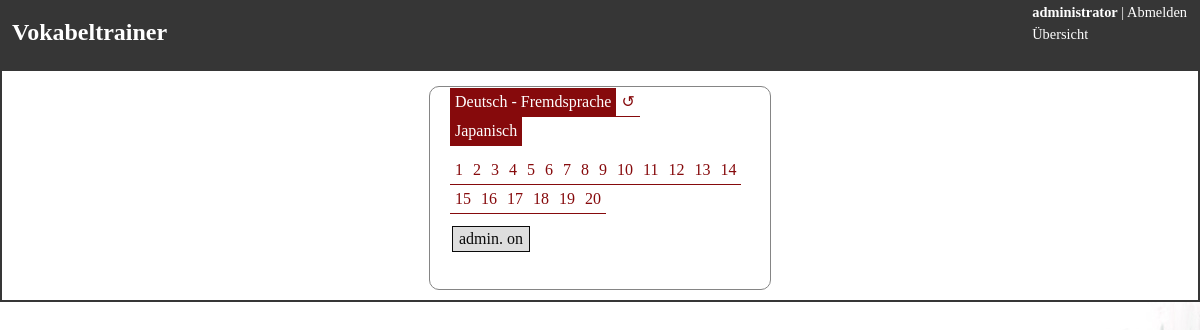
The page /learner/index.php?setLang=1 (signed in) on the database its author committed.
### tables this page shows
CREATE TABLE `vokabeln_sprachauswahl` (
  `id` int(11) NOT NULL,
  `timestamp` timestamp NOT NULL DEFAULT CURRENT_TIMESTAMP ON UPDATE CURRENT_TIMESTAMP,
  `sprach_name` varchar(100) NOT NULL
);

CREATE TABLE `vokabelkategorien` (
  `id` int(11) NOT NULL,
  `timestamp` timestamp NOT NULL DEFAULT CURRENT_TIMESTAMP ON UPDATE CURRENT_TIMESTAMP,
  `kat_name` varchar(100) NOT NULL,
  `sprach_id` int(11) NOT NULL,
  `lektion_nr` int(11) NOT NULL
);

### includes/objekt/mysql.class.php (called while the page is built, shortened)
<?php
class Sql
{
    function connectToDBNewWay()
    {
        try {
            $dbname = $this->getDBName();
            $db = new PDO(
                "mysql:host=localhost;dbname=$dbname", "62_flathacksql1", "12141214", array(PDO::MYSQL_ATTR_INIT_COMMAND => "SET NAMES utf8")
            );
        } catch (Exception $e) {
            $css = '<link href="/flatnet2/css/error.css" type="text/css" rel="stylesheet" />';
            $errorText = "<p class='info'>Datenbank Error</p>";
            $bild = "<img src='/flatnet2/images/fehler/grund.PNG' name='' alt='DatenbankError'>";
            $errorBeschreibung = "<p>Quggan traurig, Quaggan kann die Datenbank nicht finden, nur Errors.</p>";
            die(
                "<body><div><div class='wrapper'>"
                . $css
                . $errorText
                . $bild
                . $errorBeschreibung
                . "</div></div></body></html>"
            );
        }
        return $db;
    }
    function getDBName()
    {
        $name = "62_flathacksql1";
        return $name;
    }
    function getObjektInfo(string $query)
    {
        $db = $this->connectToDBNewWay();
        $stmt = $db->query($query);
        $results = $stmt->fetchAll(PDO::FETCH_OBJ);
        return $results;
    }
    function sqlselect(string $query)
    {
        $results = $this->getObjektInfo($query);
        return $results;
    }
}
?>

### includes/objekt/functions.class.php (called while the page is built, shortened)
<?php
require 'mysql.class.php';
class Functions extends Sql
{
    public function getUserID($username)
    {
        $userInfo = $this->sqlselect("SELECT id, Name FROM benutzer WHERE Name = '$username' LIMIT 1");
        if (isset($userInfo[0]->id)) {
            $userID = $userInfo[0]->id;
        } else {
            $userID = 0;
        }
        return $userID;
    }
    public function userHasRight($id, $user)
    {
        if ($user == 0) {
            $user = $this->getUserID($_SESSION['username']);
        }
        $query = "SELECT besitzer, right_id FROM rights WHERE besitzer = $user AND right_id = $id LIMIT 1";
        $userHasRight = $this->sqlselect($query);
        if (isset($userHasRight[0]->besitzer) and isset($userHasRight[0]->right_id)) {
            if ($userHasRight[0]->besitzer == $user and $userHasRight[0]->right_id == $id) {
                return true;
            } else {
                return false;
            }
        } else {
            return false;
        }
    }
}

### includes/learner.class.php (the view, shortened to what this page needs)
<?php
require 'objekt/functions.class.php';
class Learner extends Functions
{
    function newheader()
    {
        echo '<link href="/flatnet2/css/style.css" type="text/css" rel="stylesheet" />';
        echo "<header class='header'>";
        echo "<div class='userInfo'>";
        if (isset($_SESSION["username"])) {
            echo "<p><strong><a href='/flatnet2/usermanager/usermanager.php'>" . $_SESSION['username'] . "</a></strong> | ";
            echo "<a href='/flatnet2/includes/logout.php'> Abmelden </a></p>";
            echo "<ul>";
            if ($this->userHasRight(36, 0) == true) {
                echo "<li><a href='/flatnet2/uebersicht.php'>&Uuml;bersicht </a></li>";
            } else {
                echo "<li><a href='/flatnet2/informationen/impressum.php'>Impressum</a></li>";
            }
            echo "</ul>";
        } else {
            echo "<p></p>";
        }
        echo "</div>";
        echo "<div id='ueberschrift'>";
            echo "<h1><a href='/flatnet2/learner/index.php'>Vokabeltrainer</a></h1>";
        echo "</div>";
        echo "</header>";
    }
    function learnerWelcome()
    {
        echo "<div class='VokUebung'>";
        $this->uebungsSelector();
        $getsprachen = $this->getObjektInfo("SELECT * FROM vokabeln_sprachauswahl");
        echo "<ul class='finanzNAV'>";
        for ($i = 0; $i < sizeof($getsprachen); $i++) {
            echo "<li";
            if (isset($_SESSION['language'])) {
                if ($_SESSION['language'] == $getsprachen[$i]->id) {
                    echo " id=selected ";
                }
            }
            echo">";
                echo "<a href='?setLang=".$getsprachen[$i]->id."'>" . $getsprachen[$i]->sprach_name . "</a>";
            echo "</li>";
        }
        echo "</ul>";
        $this->showLang();
        $this->csvImport();
        echo "</div>";
    }
    function uebungsSelector()
    {
        echo "<div class=''><ul class='finanzNAV'>";
        echo "<li";
        if ($_SESSION['LangDiff'] == 0) {
            echo " id='selected' ";
        }
        if ($_SESSION['LangDiff'] == 1) {
            echo"><a href='?setLangDiff=0'>&#8634;</a></li>";
        } else {
            echo "><a href='?setLangDiff=0'>Deutsch - Fremdsprache</a></li>";
        }
        echo "<li";
        if ($_SESSION['LangDiff'] == 1) {
            echo " id='selected' ";
        }
        if ($_SESSION['LangDiff'] == 0) {
            echo"><a href='?setLangDiff=1'>&#8634;</a></li>";
        } else {
            echo"><a href='?setLangDiff=1'>Fremdsprache - Deutsch</a></li>";
        }
        echo "</ul></div>";
    }
    function showLang()
    {
        if (isset($_SESSION['language'])) {
            $sprachid = $_SESSION['language'];
            $kategorien = $this->getObjektInfo("SELECT * FROM vokabelkategorien WHERE sprach_id=$sprachid");
            echo "<div class='spacer'><ul class='finanzNAV'>";
            for ($i = 0; $i < sizeof($kategorien); $i++) {
                echo "<li";
                if (isset($_SESSION['vokabelkat'])) {
                    if ($_SESSION['vokabelkat'] == $kategorien[$i]->id) {
                        $id = $kategorien[$i]->id;
                        $voksanzahl = $this->getObjektInfo("SELECT count(*) as anzahl FROM vokabelliste WHERE vok_kat=$id");
                        $anzahl = " (" .$voksanzahl[0]->anzahl . ")";
                        echo " id='selected' ";
                    } else {
                        $anzahl = "";
                    }
                } else {
                    $anzahl = "";
                }
                echo "><a href='?setKat=".$kategorien[$i]->id."'>" .$kategorien[$i]->kat_name. "$anzahl</a></li>";
            }
            echo "</ul></div>";
        } else {
            echo "Keine Sprache ausgewaehlt.";
        }
    }
    function csvImport()
    {
        if ($this->userHasRight(71, 0) == true) {
            if (isset($_SESSION['vokAdministration'])) {
                echo "<p class='spacer'><a class='buttonlink' href='?vokAdminDeaktivate'>admin. off</a></p>";
            } else {
                echo "<p class='spacer'><a class='buttonlink' href='?vokAdminAktivate'>admin. on</a></p>";
            }
        }
    }
}
?>

### css/style.css (style rules this page uses)
html { overflow: scroll; }
body { background-image: url(../images/gwbackground.jpg); background-color: grey; background-repeat: repeat; background-attachment: fixed; font-size: 1em; font-style: normal; font-weight: normal; text-decoration: none; }
* { padding: 0px; margin: 0px; }
p { padding-bottom: 5px; font-size: 1em; }
h1 { font-size: 1.5em; padding-top: 5px; padding-bottom: 15px; color: #3f3f3f; }
a { color: #000095; text-decoration: none; font-size: 1em; }
li { margin-left: 28px; }
.header { padding: 10px; border-bottom: 5px solid white; background-color: #2e2e2e; color: black; }
.userInfo { max-width: 20%; float: right; border: 1px solid transparent; margin-top: -17px; max-height: 100px; overflow: hidden; padding-top: 10px; color: white; font-size: 0.9em; }
.userInfo a, .userInfo p { color: white; }
.userInfo ul { font-size: 1em; }
.userInfo li { display: inline; color: white; margin-left: 0px; }
.userInfo li a, .userInfo li a:hover, .userInfo li a:visited, .userInfo li a:visited:hover { color: white; }
.header #ueberschrift { margin-top: 4px; }
.header #ueberschrift a { color: white; }
.buttonlink { display: inline-block; padding: 3px 6px; color: black; font-size: 1em; border: 1px solid black; margin: 2px 2px 2px 2px; background-color: rgb(221, 221, 221); -webkit-transition: all 0.3s ease-in-out; -moz-transition: all 0.3s ease-in-out; -ms-transition: all 0.3s ease-in-out; -o-transition: all 0.3s ease-in-out; transition: all 0.3s ease-in-out; }
.finanzNAV li { display: inline-block; margin: 0px 0px 0px 0px; padding: 5px; color: #b30004; border-bottom: 1px solid #820003; }
.finanzNAV li a { color: #820003; }
#konten #konten , #monate #monate , #shares #shares , #stat #stat , .finanzNAV #selected { display: inline-block; margin: 0px 0px 0px 0px; background-color: #820003; color: white; padding: 5px; }
.finanzNAV #selected a { color: white; }
.VokUebung { margin-left: auto; margin-right: auto; width: 300px; border: 1px solid gray; border-radius: 10px; padding-left: 20px; padding-right: 20px; padding-top: 0px; padding-bottom: 20px; }
.spacer { margin-top: 10px; margin-bottom: 10px; background-color: transparent; color: black; }

### rows shown on the page
vokabeln_sprachauswahl: sprach_name "Japanisch"
vokabelkategorien: kat_name "1"
vokabelkategorien: kat_name "2"
vokabelkategorien: kat_name "3"
vokabelkategorien: kat_name "4"
vokabelkategorien: kat_name "5"
vokabelkategorien: kat_name "6"
vokabelkategorien: kat_name "7"
vokabelkategorien: kat_name "8"
vokabelkategorien: kat_name "9"
vokabelkategorien: kat_name "10"
vokabelkategorien: kat_name "11"
vokabelkategorien: kat_name "12"
vokabelkategorien: kat_name "13"
vokabelkategorien: kat_name "14"
vokabelkategorien: kat_name "15"
vokabelkategorien: kat_name "16"
vokabelkategorien: kat_name "17"
vokabelkategorien: kat_name "18"
vokabelkategorien: kat_name "19"
vokabelkategorien: kat_name "20"

### other values the page prints
$_SESSION['username'] "administrator"
